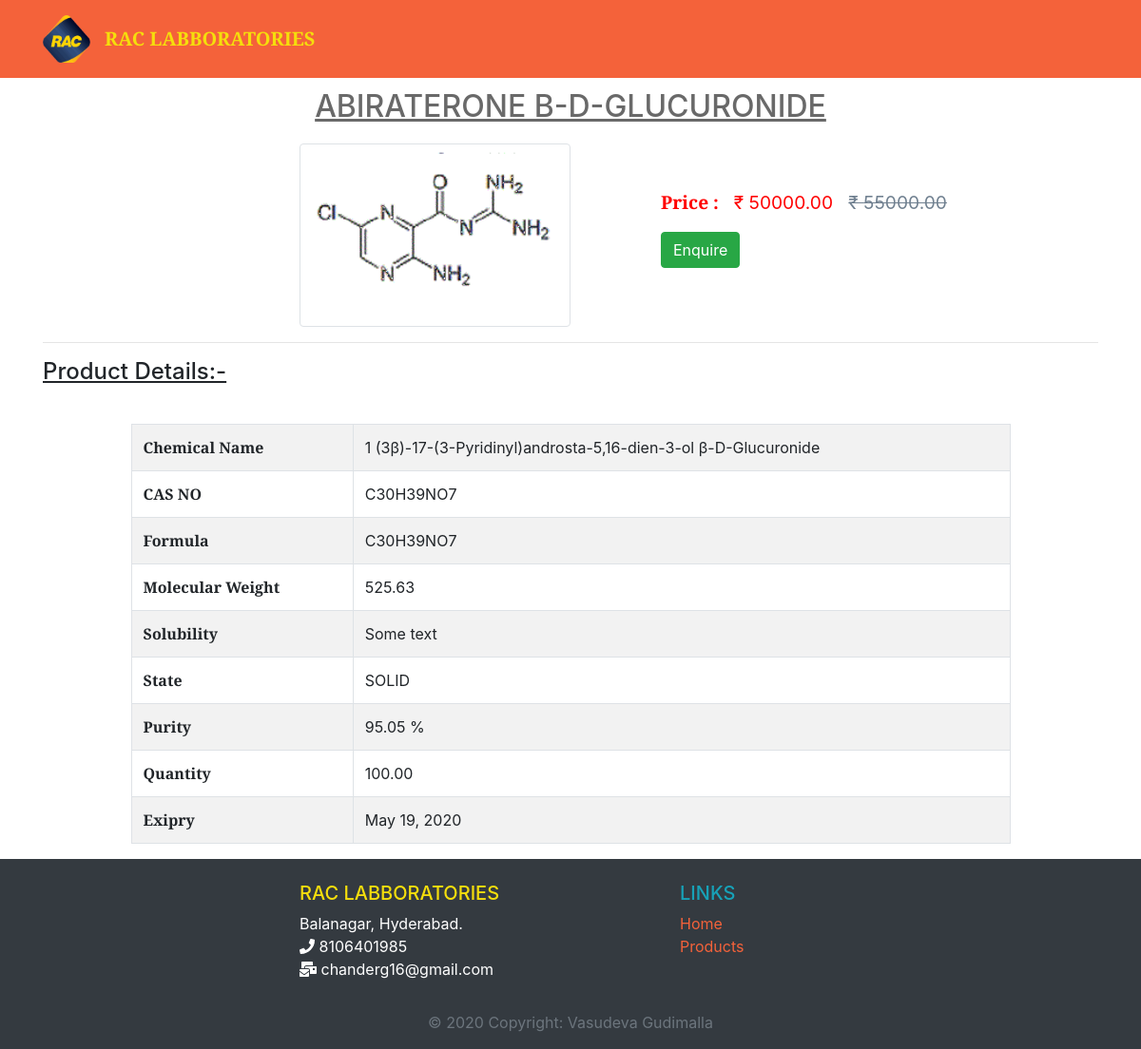
The app's page /post/2/ with its own data.
### my_site/models.py (models this page shows, shortened)
class Post(models.Model):
    impurity_name = models.CharField(max_length=1024,unique=True)
    chemical_name = models.CharField(max_length=512)
    cas_no = models.CharField(max_length=128)
    quantity = models.DecimalField(decimal_places=2,max_digits=10)
    current_price = models.DecimalField(decimal_places=2,max_digits=10)
    actual_price = models.DecimalField(decimal_places=2,max_digits=10)
    image_file = models.ImageField(upload_to="impurities")

class PostDetails(models.Model):
    post = models.ForeignKey(Post,on_delete=models.CASCADE,related_name="post_details")
    solubility = models.CharField(max_length=256)
    expiry_date = models.DateField()
    purity = models.DecimalField(decimal_places=2,max_digits=4)
    place = models.CharField(max_length=512)
    state = models.CharField(max_length=333,blank=True)
    mol_wt = models.CharField(max_length=333,blank=True)
    mol_fm = models.CharField(max_length=111,blank=True)

### my_site/views.py (the view)
# urls.py: path('post/<int:pk>/',views.PostDetailView.as_view(),name="post_details"),
class PostDetailView(DetailView):
    model = models.Post
    template_name = "my_site/post_details.html"

### my_site/templates/my_site/post_details.html
{%extends "base.html"%} {%block body_block%}
<div class="container" >
    <h2 class="text-center" style="color: dimgray; text-decoration: underline;" >{{post.impurity_name|upper}}</h2>
    <div class="row" style="margin-top: 20px;">
        <img src="/media/{{post.image_file}}" class="img-thumbnail offset-md-3 col-md-3" alt="..." />
        <div class="offset-md-1">
            <br><br>
            <p style="font-size: larger;"><span style="color: red"><strong>Price : </strong>&nbsp;&nbsp;₹ {{post.current_price}}</span>&nbsp;&nbsp; <del style="color: slategray;">₹ {{post.actual_price}}</del></p>
            <a class="btn btn-success" href="{%url 'my_site:add_order' pk=post.id%}" role="button">Enquire</a>
        </div>
    </div>
    <hr>
    <h4 style="text-decoration: underline;">Product Details:-</h4>
    <table class="table table-striped table-bordered offset-md-1 col-md-10" style="margin-top: 40px;">
        <tbody>
            {%for p in post.post_details.all%}
            <tr>
                <td style="min-width: 170px;font-weight: bold;">Chemical Name</td>
                <td>{{post.chemical_name}}</td>
            </tr>
            <tr>
                 <td  class="font-weight-bold" >CAS NO</td>
                <td>{{post.cas_no}}</td>
            </tr>
            <tr>
                 <td  class="font-weight-bold" >Formula</td>
                <td>{{p.mol_fm|upper}}</td>
            </tr>
            <tr>
                 <td  class="font-weight-bold" >Molecular Weight</td>
                <td>{{p.mol_wt|upper}}</td>
            </tr>
            <tr>
                <td class="font-weight-bold">Solubility</td>
                <td>{{p.solubility}}</td>
            </tr>
            <tr>
                 <td  class="font-weight-bold" >State</td>
                <td>{{p.state|upper}}</td>
            </tr>
            <tr>
                 <td  class="font-weight-bold" >Purity</td>
                <td>{{p.purity}} %</td>
            </tr>
            <tr>
                 <td  class="font-weight-bold" >Quantity</td>
                <td>{{post.quantity}}</td>
            </tr>
            <tr>
                 <td  class="font-weight-bold" >Exipry</td>
                <td>{{p.expiry_date}}</td>
            </tr>
            {%endfor%}
        </tbody>
    </table>
</div>
 {%endblock%}

### records on screen
Post: impurity_name "ABIRATERONE Β-D-GLUCURONIDE", image_file (picture), current_price "50000.00", actual_price "55000.00", chemical_name "1 (3β)-17-(3-Pyridinyl)androsta-5,16-dien-3-ol β-D-Glucuronide", cas_no "C30H39NO7", quantity "100.00"
PostDetails: mol_fm "C30H39NO7", mol_wt "525.63", solubility "Some text", state "SOLID", purity "95.05", expiry_date "May 19, 2020"
